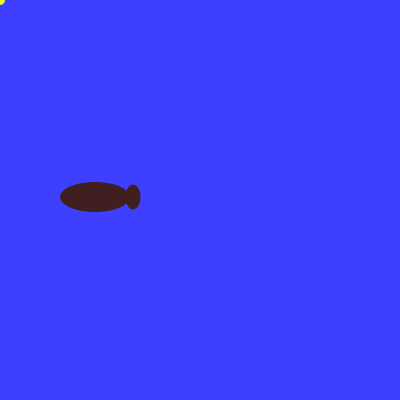
Frame 1 (no input)
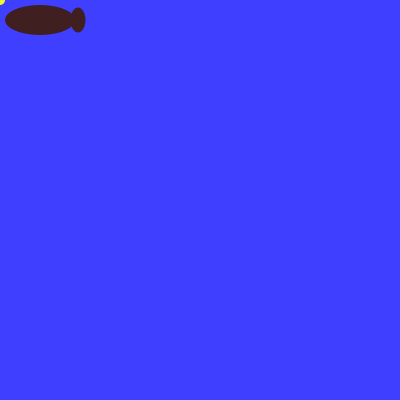
Frame 60 (the mouse pressed at the canvas centre just before this capture)
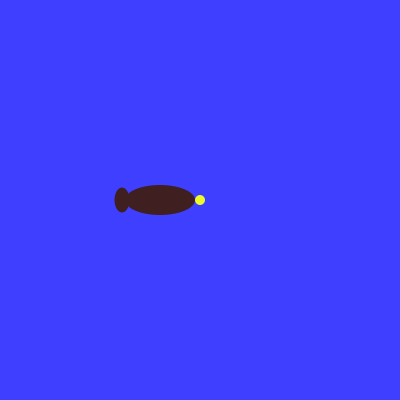
Frame 120 (the mouse held since frame 60 and released just before this capture)

The Processing sketch that drew these frames (run headless with seeded random() and noise(); from frame 60 on, the mouse is pressed at the canvas centre):

// Processing sketch: fishClosing
// ── fishClosing.pde
// 定数
final int[] fishToLeft  = new int[] {    // 魚の形状 (左向き)
  0, 0, 70, 30,                          // 胴体の相対位置(x,y)・横幅・縦幅
  38, 0, 15, 25                          // 尾びれの相対位置(x,y)・横幅・縦幅
};
final int[] fishToRight = new int[] {    // 魚の形状 (右向き)
  0, 0, 70, 30,
  -38, 0, 15, 25
};
final int bodyX = 0;
final int bodyY = 1;
final int bodyLength = 2;
final int bodyWidth =3;
final int finX = 4;
final int finY = 5;
final int finLength = 6;
final int finWidth = 7;

// 変数
int x;                             // 魚の中心の x座標
int y;                             // 魚の中心の y座標
int vx;                            // 魚の進む速さ
int vy;
int[] fish;                        // 現在の魚の形状

void setup() {
  size(400, 400);             // ウィンドウのサイズ
  noStroke();                 // 輪郭線を無効に
  background(63, 63, 255);    // 背景色

  // 変数の初期値
  x = 100;
  y = 200;
  vx = 5;
  vy = 3;
  fish = fishToRight;         // 変数 fish は 変数 fishToRight と同じ配列を参照
}


void draw() {
  background(63, 63, 255);
  if(mouseX > x){
    fish = fishToRight;
  }else if(mouseX < x){
    fish = fishToLeft;
  }
  if(mouseX - fish[bodyLength]/2 - 5 > x){
    x += vx;
  }else if(mouseX + fish[bodyLength]/2 + 5 < x){
    x -= vx;
  }
  if(mouseY < y){
    y -= vy;
  }else if(mouseY > y){
    y += vy;
  }
  fill(63, 31, 31);
  ellipse(x + fish[bodyX], y + fish[bodyY], fish[bodyLength], fish[bodyWidth]);   // 胴体
  ellipse(x + fish[ finX], y + fish[ finY], fish[ finLength], fish[ finWidth]);   // 尾びれ
  fill(235, 250, 40);
  ellipse(mouseX, mouseY, 10, 10);
}
